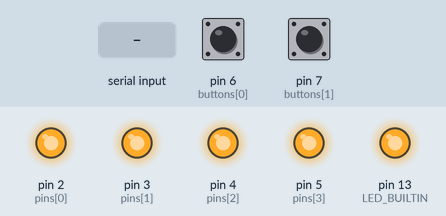
Bench run of a sketch on a simulated Arduino Uno, built with avr-gcc and run on an emulated ATmega328P. Shown: output pins drawn as LEDs (lit = HIGH). Dashed ring = blinking. The test bench sets the inputs (shaded band); at power-on: pin 6 (buttons[0]) HIGH, pin 7 (buttons[1]) HIGH.

Above: at 1.3 s.
1.4 s: pin 6 (buttons[0]) pulled LOW for 0.15 s
At 2.2 s:
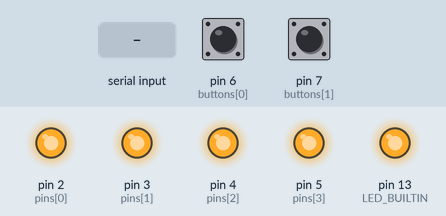
3.0 s: pin 7 (buttons[1]) pulled LOW for 1 s
At 3.19 s:
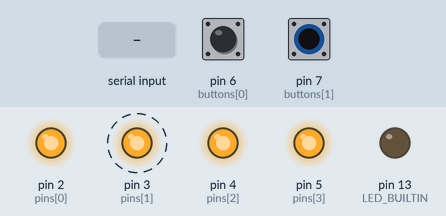
6.0 s: "90,45\n" received over Serial
At 7.2 s:
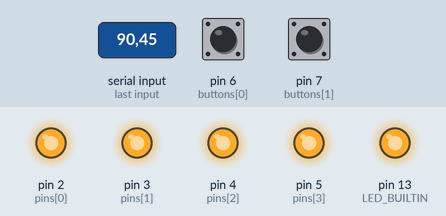
7.5 s: pin 6 (buttons[0]) pulled LOW for 3.2 s
At 7.69 s:
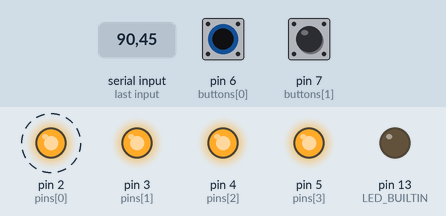
12.2 s: pin 7 (buttons[1]) pulled LOW for 3.2 s
At 16.4 s:
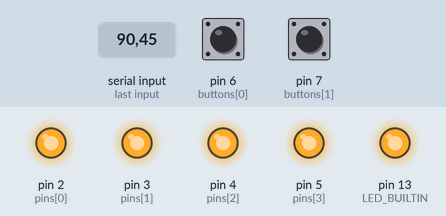
Timing chart, 0 to 17.9 s (numbered marks = the images above; inputs shaded):
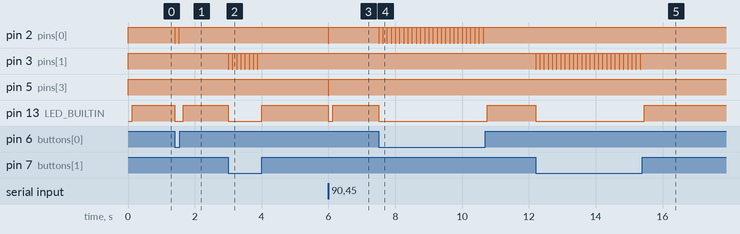

The sketch:

NIRS_Trigger.ino
```cpp
// NIRx Trigger Interface
// Sends trigger signals to NIRx NIRScout 1624 parallel port
//   through USB ports

// NIRx NIRScout 1624 specifications
// Minimum pulse duration: at least 10 ms.
// Maximum pulse duration: no restriction.
// Minimum inteval between triggers: 100 ms.

int pins[4] = {2, 3, 4, 5};
int buttons[2] = {6, 7};
int bits[16][4] = { {HIGH, HIGH, HIGH, HIGH},
                    { LOW, HIGH, HIGH, HIGH},
                    {HIGH,  LOW, HIGH, HIGH},
                    { LOW,  LOW, HIGH, HIGH},
                    {HIGH, HIGH,  LOW, HIGH},
                    { LOW, HIGH,  LOW, HIGH},
                    {HIGH,  LOW,  LOW, HIGH},
                    { LOW,  LOW,  LOW, HIGH},
                    {HIGH, HIGH, HIGH,  LOW},
                    { LOW, HIGH, HIGH,  LOW},
                    {HIGH,  LOW, HIGH,  LOW},
                    { LOW,  LOW, HIGH,  LOW},
                    {HIGH, HIGH,  LOW,  LOW},
                    { LOW, HIGH,  LOW,  LOW},
                    {HIGH,  LOW,  LOW,  LOW},
                    { LOW,  LOW,  LOW,  LOW} };

#define PULSE 15   // Trigger duration (ms)
#define WAIT 110   // Interval between triggers (ms)

int trig;

void trigger(int t) {
  int i;
  digitalWrite(LED_BUILTIN, LOW);
  for (i = 0; i < 4; i++) {
    digitalWrite(pins[i],bits[t][i]);
  }
  delay(PULSE);
  for (i = 0; i < 4; i++) {
    digitalWrite(pins[i],bits[0][i]);
  }
  delay(WAIT);
  digitalWrite(LED_BUILTIN, HIGH);
}

void setup() {
  int i;
  pinMode(LED_BUILTIN, OUTPUT);
  digitalWrite(LED_BUILTIN, LOW);
  for (i = 0; i < 4; i++) {
    pinMode(pins[i], OUTPUT);
  }
  for (i = 0; i < 2; i++) {
    pinMode(buttons[i], INPUT_PULLUP);
  }
  trigger(0);
  Serial.begin(9600, SERIAL_8N1);  // opens serial port at 9600 8n1
  digitalWrite(LED_BUILTIN, HIGH);
}

void loop() {
  if(Serial.available() == 1) {
    trig = int(Serial.read());
    if((trig > 48) && (trig < 58)) { // '1' to '9'
       trigger(trig - 48);
    }
    if((trig > 64) && (trig < 71)) { // 'A' to 'F'
       trigger(trig - 55);
    }
  }
  if(digitalRead(buttons[0]) == LOW) {
    trigger(1);
  }
  if(digitalRead(buttons[1]) == LOW) {
    trigger(2);
  }
}
```

Measured:
- after the input at 1.4 s, pin 2 (pins[0]): alternates HIGH for 0.11 s and LOW for 0.02 s, 4 changes in all, then stays HIGH, starting at once; pin 13 (LED_BUILTIN): HIGH → LOW at once, → HIGH 0.25 s later
- after the input at 3.0 s, pin 3 (pins[1]): alternates HIGH for 0.11 s and LOW for 0.02 s, 16 changes in all, then stays HIGH, starting at once; pin 13 (LED_BUILTIN): HIGH → LOW at once, → HIGH 1.0 s later
- after the input at 6.0 s, pin 2 (pins[0]), pin 5 (pins[3]): HIGH → LOW at once, → HIGH 0.02 s later; pin 13 (LED_BUILTIN): HIGH → LOW at once, → HIGH 0.13 s later
- after the input at 7.5 s, pin 2 (pins[0]): alternates HIGH for 0.11 s and LOW for 0.02 s, 52 changes in all, then stays HIGH, starting at once; pin 13 (LED_BUILTIN): HIGH → LOW at once, → HIGH 3.3 s later
- after the input at 12.2 s, pin 3 (pins[1]): alternates HIGH for 0.11 s and LOW for 0.02 s, 52 changes in all, then stays HIGH, starting at once; pin 13 (LED_BUILTIN): HIGH → LOW at once, → HIGH 3.3 s later
